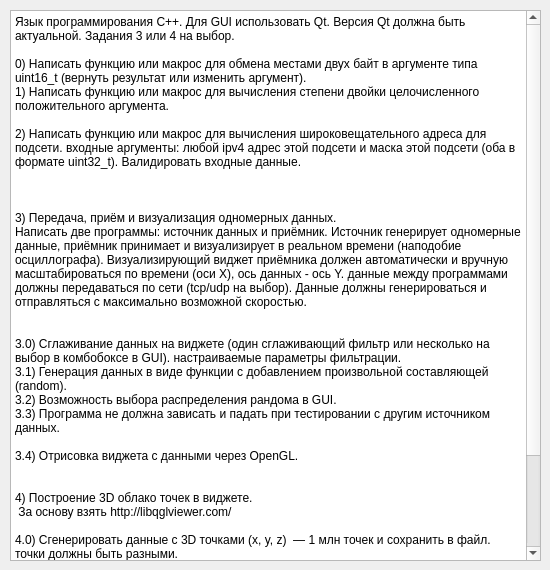
<?xml version="1.0" encoding="UTF-8"?>
<ui version="4.0">
 <class>InfoProjectWindow</class>
 <widget class="QDialog" name="InfoProjectWindow">
  <property name="enabled">
   <bool>true</bool>
  </property>
  <property name="geometry">
   <rect>
    <x>0</x>
    <y>0</y>
    <width>550</width>
    <height>570</height>
   </rect>
  </property>
  <property name="sizePolicy">
   <sizepolicy hsizetype="Fixed" vsizetype="Fixed">
    <horstretch>0</horstretch>
    <verstretch>0</verstretch>
   </sizepolicy>
  </property>
  <property name="minimumSize">
   <size>
    <width>550</width>
    <height>570</height>
   </size>
  </property>
  <property name="maximumSize">
   <size>
    <width>550</width>
    <height>570</height>
   </size>
  </property>
  <property name="windowTitle">
   <string>Info</string>
  </property>
  <property name="sizeGripEnabled">
   <bool>false</bool>
  </property>
  <widget class="QWidget" name="verticalLayoutWidget">
   <property name="geometry">
    <rect>
     <x>10</x>
     <y>10</y>
     <width>531</width>
     <height>551</height>
    </rect>
   </property>
   <layout class="QVBoxLayout" name="verticalLayout">
    <property name="sizeConstraint">
     <enum>QLayout::SetDefaultConstraint</enum>
    </property>
    <item>
     <widget class="QPlainTextEdit" name="plainTextEdit">
      <property name="plainText">
       <string>Язык программирования С++. Для GUI использовать Qt. Версия Qt должна быть актуальной. Задания 3 или 4 на выбор.

0) Написать функцию или макрос для обмена местами двух байт в аргументе типа uint16_t (вернуть результат или изменить аргумент).
1) Написать функцию или макрос для вычисления степени двойки целочисленного положительного аргумента.

2) Написать функцию или макрос для вычисления широковещательного адреса для подсети. входные аргументы: любой ipv4 адрес этой подсети и маска этой подсети (оба в формате uint32_t). Валидировать входные данные.



3) Передача, приём и визуализация одномерных данных.
Написать две программы: источник данных и приёмник. Источник генерирует одномерные данные, приёмник принимает и визуализирует в реальном времени (наподобие осциллографа). Визуализирующий виджет приёмника должен автоматически и вручную масштабироваться по времени (оси X), ось данных - ось Y. данные между программами должны передаваться по сети (tcp/udp на выбор). Данные должны генерироваться и отправляться с максимально возможной скоростью.


3.0) Сглаживание данных на виджете (один сглаживающий фильтр или несколько на выбор в комбобоксе в GUI). настраиваемые параметры фильтрации.
3.1) Генерация данных в виде функции с добавлением произвольной составляющей (random).
3.2) Возможность выбора распределения рандома в GUI.
3.3) Программа не должна зависать и падать при тестировании с другим источником данных.

3.4) Отрисовка виджета с данными через OpenGL.


4) Построение 3D облако точек в виджете.
 За основу взять http://libqglviewer.com/

4.0) Сгенерировать данные с 3D точками (x, y, z)  — 1 млн точек и сохранить в файл. точки должны быть разными.
4.1) Добавить кнопку &quot;Выбрать файл&quot; на графический интерфейс, по нажатию которой через QFileDialog выбрать файл и загрузить данные.
4.2) Отрисовать эти данные на виджете.
4.3) Добавить сетку.
4.4) Подкрасить каждую точку в зависимости от координаты Z (Height map). Добавить легенду с цветовой шкалой.
4.5) Реализовать триангулирование точек, постороение поверхности.</string>
      </property>
     </widget>
    </item>
   </layout>
  </widget>
 </widget>
 <resources/>
 <connections/>
</ui>
